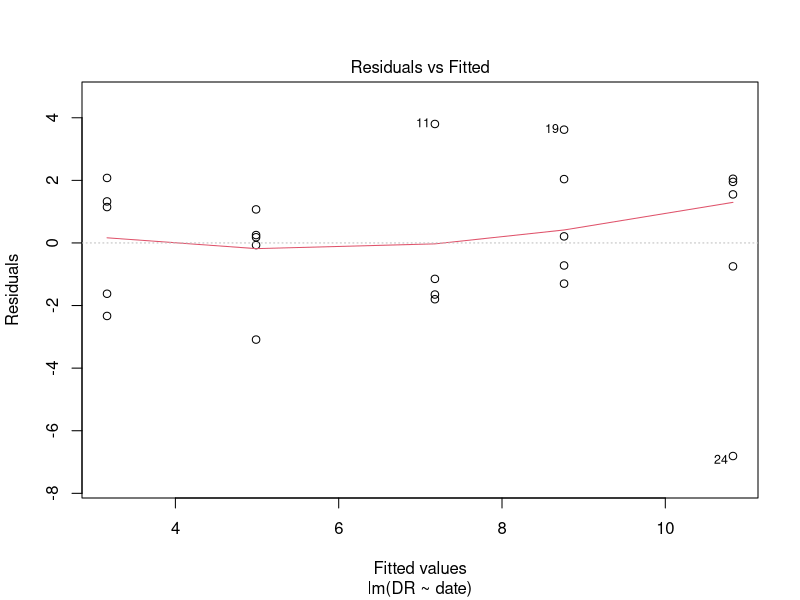
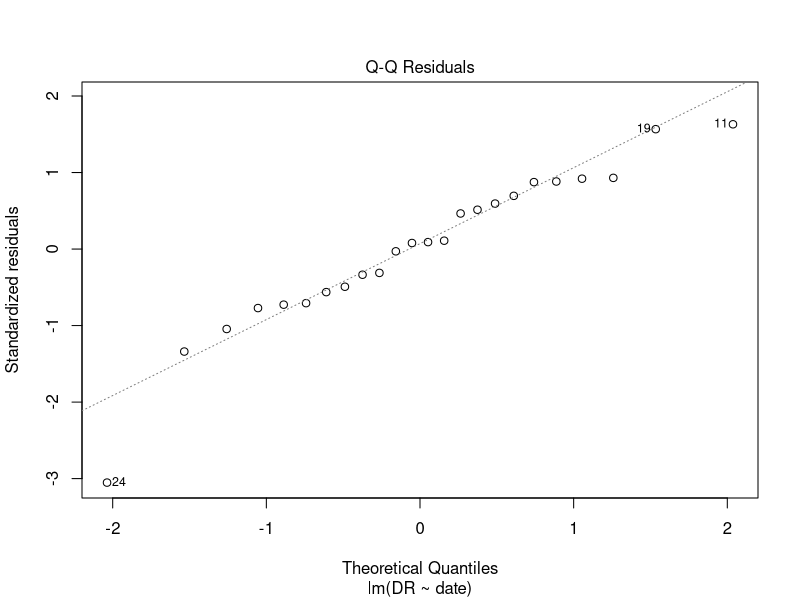
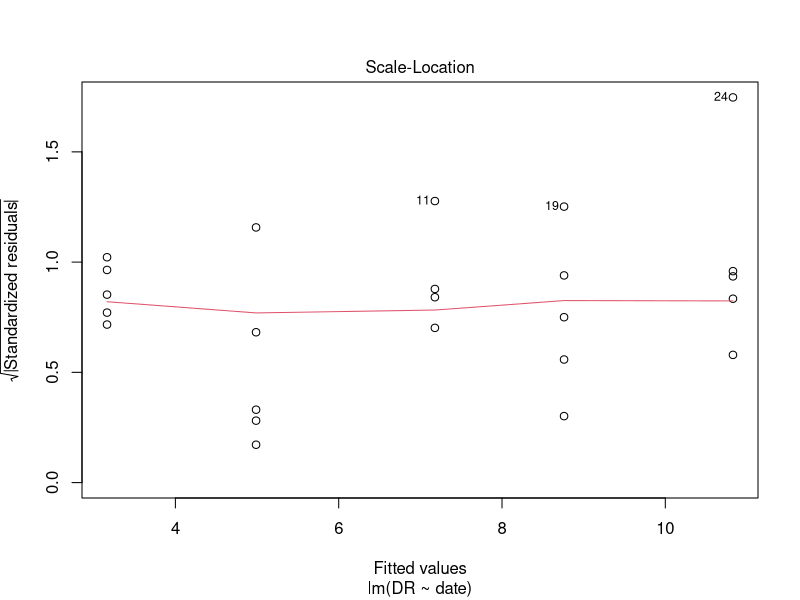
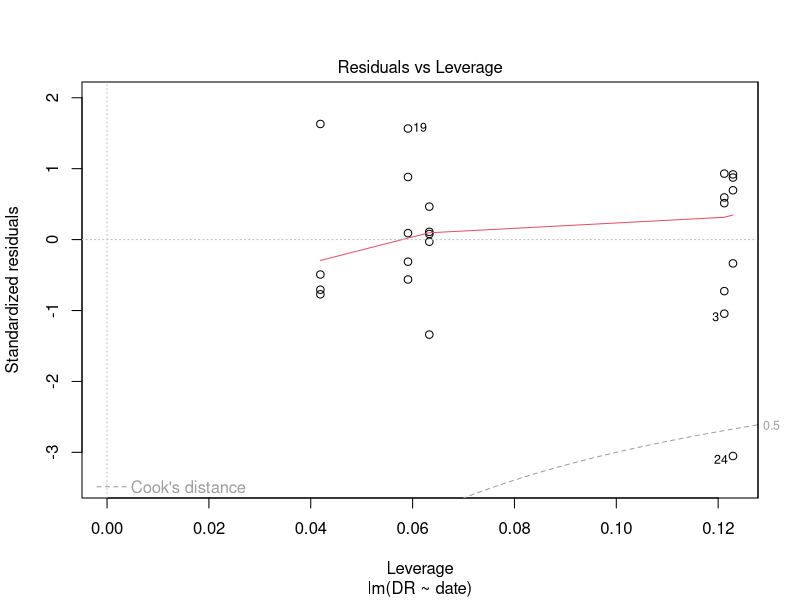
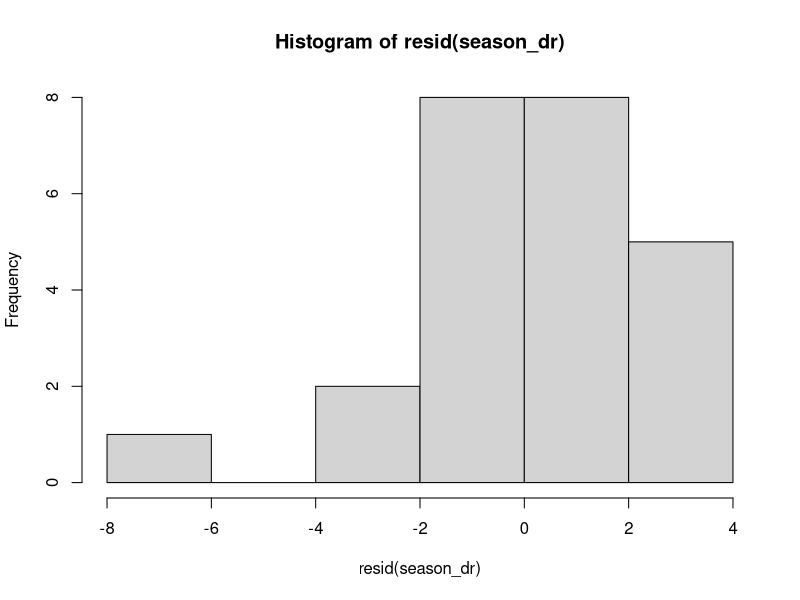
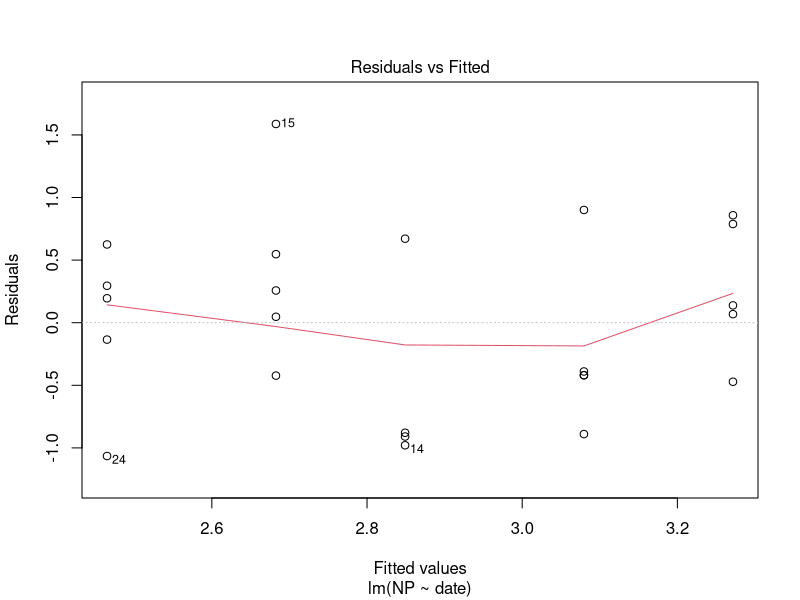
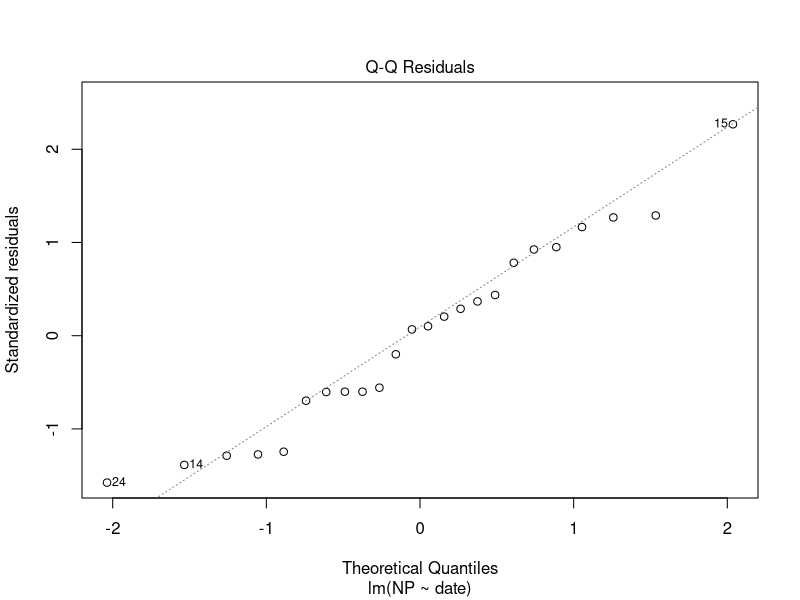
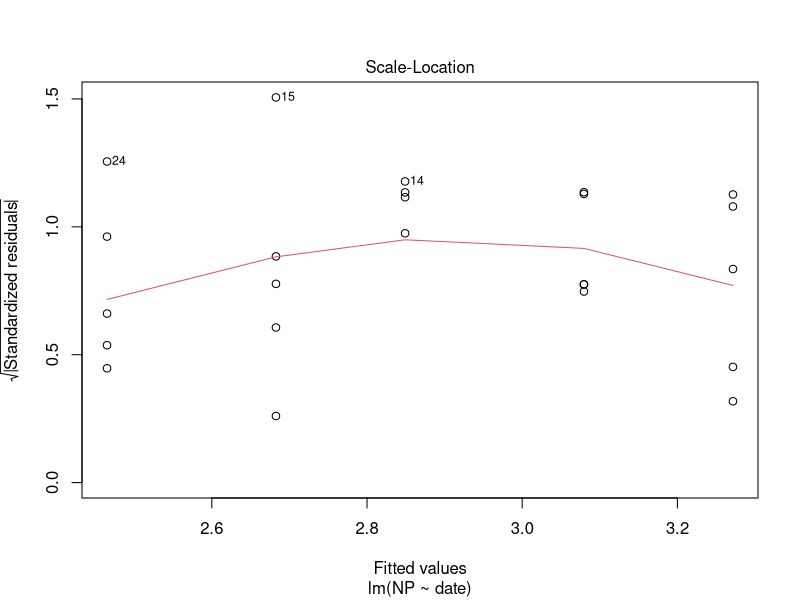

The R source for these figures, in order: (Note: this script raises an error after producing the figures.)
# Data Analysis and Calculations for Seasonal Change 
# Emma Gemal, emmagemal@outlook.com
# University of Edinburgh, Stockholm University 

### Library ----
library(tidyverse)

### Seasonal Change Models ----
## NP, DR and GP across the season
season <- read.csv("Data/season_full.csv")

str(season)
season <- season %>% 
  mutate(date = as.Date(date, format = "%d/%m/%Y"))
str(season)

season_dr <- lm(DR ~ date, data = season)
season_np <- lm(NP ~ date, data = season)
season_gp <- lm(GP ~ date, data = season)

plot(season_dr)   
hist(resid(season_dr))  # not super normally distributed residuals, but it's fine 

plot(season_np)   
hist(resid(season_np))

plot(season_gp)   
hist(resid(season_gp))

# DR
summary(season_dr)   # slope = 0.122 ± 0.021
                     # p = 1.05e-5, t = 5.68 (significant)
anova(season_dr)

# NP
summary(season_np)   # slope = -0.013 ± 0.0065
                     # p = 0.061, t = -1.97 (NOT significant)
anova(season_np)

# GP
summary(season_gp)   # slope = 0.109 ± 0.0025
                     # p = 2.19e-4, t = 4.42 (significant)
anova(season_gp)


### Models for Climate (Temperature) ----
## Chlorophyll across the season
chl_season <- read.csv("Data/chl_season.csv")

str(chl_season)
chl_season <- chl_season %>% 
  mutate(date = as.Date(date, format = "%d/%m/%Y")) %>% 
  dplyr::select(date, chl_mg, chl_mmol)
str(chl_season)

chl_lm <- lm(chl_mg ~ date, data = chl_season)

plot(chl_lm)   
hist(resid(chl_lm))

summary(chl_lm)
anova(chl_lm)


climate <- read.csv("Data/climate_combo.csv")

str(climate)
climate$date_time <- as.POSIXct(climate$date_time)
str(climate)

# only 2004/2005 season
climate <- climate %>% 
  filter(season == "2004/5")
summary(climate)


## Simple linear model 
temp_lm <- lm(temp ~ date_time, data = climate)
summary(temp_lm)  # 2.06e-6, p = <2e-16, very significant
                  # adjusted R2 = 0.574

# checking model assumptions 
plot(temp_lm)  # seems normally distributed 
hist(resid(temp_lm))  
bptest(temp_lm)  # there is heteroskedasticity in the model though
